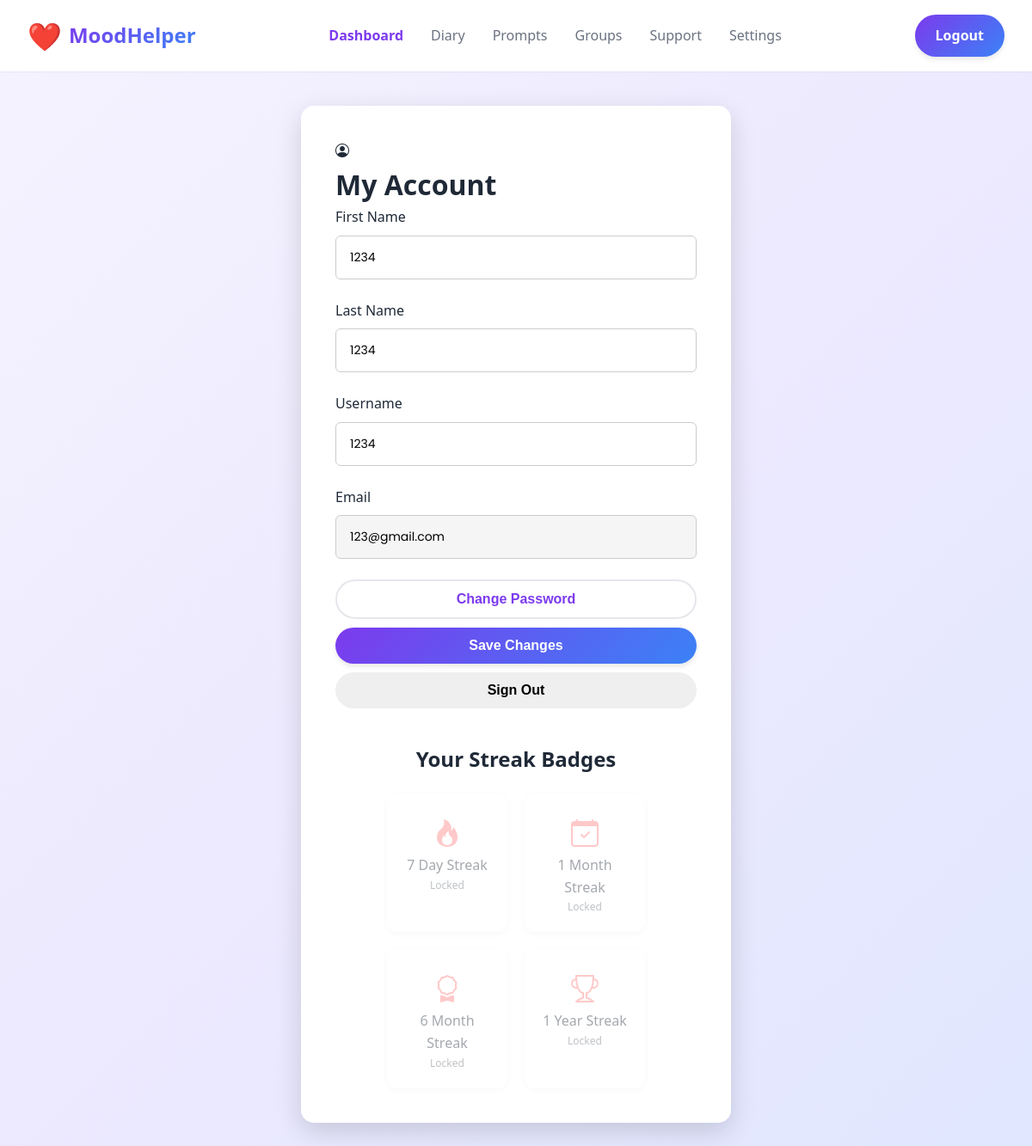
Page /account.php (signed in) on the committed database.
### tables this page shows
CREATE TABLE IF NOT EXISTS `users` (
  `user_id` bigint UNSIGNED NOT NULL AUTO_INCREMENT,
  `first_name` varchar(50) NOT NULL,
  `last_name` varchar(50) NOT NULL,
  `username` varchar(50) NOT NULL,
  `email` varchar(100) NOT NULL,
  `password_hash` varchar(255) NOT NULL,
  `created_at` timestamp NULL DEFAULT CURRENT_TIMESTAMP,
  `last_login` timestamp NULL DEFAULT NULL,
  `login_streak` int DEFAULT '0',
  PRIMARY KEY (`user_id`),
  UNIQUE KEY `user_id` (`user_id`),
  UNIQUE KEY `username` (`username`),
  UNIQUE KEY `email` (`email`)
);

### account.php (the view, shortened to what this page needs)
<?php
$host = "localhost";
$user = "root";
$pass = "";
$db = "moodhelperdb";
$conn = new mysqli($host, $user, $pass, $db);
$user_id = $_SESSION['user_id'];
$stmt = $conn->prepare("SELECT first_name, last_name, username, email FROM users WHERE user_id=?");
$stmt->bind_param("i", $user_id);
$stmt->execute();
$stmt->bind_result($fname, $lname, $username, $email);
?>
<!DOCTYPE html>
<html lang="en">
<head>
    <link rel="stylesheet" href="https://cdn.jsdelivr.net/npm/bootstrap-icons@1.11.3/font/bootstrap-icons.min.css">
    <link rel="stylesheet" href="css/styles.css">
</head>
<body>
 <nav class="navbar">
    <div class="container">
        <a href="dashboard.php" class="logo">
            <span class="logo-icon">❤️</span>
            <span class="logo-text">MoodHelper</span>
        </a>
        <ul class="nav-links">
            <li><a href="dashboard.php" class="active">Dashboard</a></li>
            <li><a href="diary.php" class="">Diary</a></li>
            <li><a href="daily-prompt.php" class="">Prompts</a></li>
            <li><a href="groups.php" class="">Groups</a></li>
            <li><a href="mood-support.php" class="">Support</a></li>
            <li><a href="settings.html" class="">Settings</a></li>
        </ul>
        <div class="nav-buttons">
            <a href="Backend/logout.php" class="btn btn-primary">Logout</a>
        </div>
    </div>
</nav>
<main class="main-content">
    <div class="profile-container">
        <i class="bi bi-person-circle profile-icon"></i>
        <h1>My Account</h1>
        <form method="POST" action="account.php" class="profile-form">
            <div class="form-group">
                <label for="Fname">First Name</label>
                <input type="text" name="Fname" id="Fname" value="<?php echo $fname; ?>" required>
            </div>
            <div class="form-group">
                <label for="Lname">Last Name</label>
                <input type="text" name="Lname" id="Lname" value="<?php echo $lname; ?>" required>
            </div>
            <div class="form-group">
                <label for="username">Username</label>
                <input type="text" name="username" id="username" value="<?php echo $username; ?>" required>
            </div>
            <div class="form-group">
                <label for="email">Email</label>
                <input type="email" name="email" id="email" value="<?php echo $email; ?>" readonly>
            </div>
            <button type="button" class="btn btn-secondary"
                onclick="location.href='ChangePass.php'">
                Change Password
            </button>
            <button type="submit" class="btn btn-primary">
                Save Changes
            </button>
            <button type="button" class="btn btn-danger" id="logoutBtn">
                Sign Out
            </button>
        </form>
        <div class="badge-section">
    <h2>Your Streak Badges</h2>
    <div class="badges-container">
        <div class="badge-card locked">
            <i class="bi bi-fire"></i>
            <p>7 Day Streak</p>
            <span>Locked</span>
        </div>
        <div class="badge-card locked">
            <i class="bi bi-calendar-check"></i>
            <p>1 Month Streak</p>
            <span>Locked</span>
        </div>
        <div class="badge-card locked">
            <i class="bi bi-award"></i>
            <p>6 Month Streak</p>
            <span>Locked</span>
        </div>
        <div class="badge-card locked">
            <i class="bi bi-trophy"></i>
            <p>1 Year Streak</p>
            <span>Locked</span>
        </div>
    </div>
</div>
    </div>
</main>
</body>
</html>

### css/styles.css (style rules this page uses)
* { margin: 0; padding: 0; box-sizing: border-box; }
:root { --primary-purple: #7c3aed; --primary-blue: #3b82f6; --secondary-purple: #a78bfa; --secondary-blue: #60a5fa; --background-light: #f8f7ff; --background-gradient: linear-gradient(135deg, #f5f3ff 0%, #ede9fe 50%, #e0e7ff 100%); --text-primary: #1f2937; --text-secondary: #6b7280; --white: #ffffff; --border-light: #e5e7eb; --shadow-sm: 0 1px 2px 0 rgba(0, 0, 0, 0.05); --shadow-md: 0 4px 6px -1px rgba(0, 0, 0, 0.1); --shadow-lg: 0 10px 15px -3px rgba(0, 0, 0, 0.1); --shadow-xl: 0 20px 25px -5px rgba(0, 0, 0, 0.1); --calm-bg: linear-gradient(135deg, #f0fdf4 0%, #dcfce7 50%, #dbeafe 100%); --calm-primary: #10b981; --calm-secondary: #6ee7b7; --calm-text: #064e3b; }
body { font-family: 'Segoe UI', Tahoma, Geneva, Verdana, sans-serif; background: var(--background-gradient); color: var(--text-primary); line-height: 1.6; min-height: 100vh; }
.navbar { background: var(--white); box-shadow: var(--shadow-sm); position: sticky; top: 0; z-index: 1000; padding: 1rem 0; }
.navbar .container { max-width: 1200px; margin: 0 auto; padding: 0 2rem; display: flex; justify-content: space-between; align-items: center; }
.logo { display: flex; align-items: center; gap: 0.5rem; text-decoration: none; }
.logo-icon { font-size: 2rem; }
.logo-text { font-size: 1.5rem; font-weight: 600; background: linear-gradient(135deg, var(--primary-purple), var(--primary-blue)); -webkit-background-clip: text; -webkit-text-fill-color: transparent; background-clip: text; }
.nav-links { display: flex; gap: 2rem; list-style: none; align-items: center; }
.nav-links a { text-decoration: none; color: var(--text-secondary); font-weight: 500; transition: color 0.3s ease; }
.nav-links a.active { color: var(--primary-purple); font-weight: 600; }
.nav-buttons { display: flex; gap: 1rem; }
.btn { padding: 0.75rem 1.5rem; border: none; border-radius: 2rem; font-weight: 600; cursor: pointer; transition: all 0.3s ease; text-decoration: none; display: inline-block; font-size: 1rem; }
.btn-primary { background: linear-gradient(135deg, var(--primary-purple), var(--primary-blue)); color: var(--white); box-shadow: var(--shadow-md); }
.btn-secondary { background: transparent; color: var(--primary-purple); border: 2px solid var(--border-light); }
.container { max-width: 1200px; margin: 0 auto; padding: 0 2rem; }
.form-group { margin-bottom: 1.5rem; }
.form-group label { display: block; margin-bottom: 0.5rem; font-weight: 500; color: var(--text-primary); }
.main-content { display: flex; justify-content: center; align-items: center; min-height: calc(100vh - 70px); padding: 40px 20px; }
.profile-container { max-width: 500px; width: 100%; padding: 40px; border-radius: 15px; background-color: white; box-shadow: 0 10px 30px rgba(0,0,0,0.15); }
.profile-form .btn { width: 100%; }
.profile-form .btn + .btn { margin-top: 10px; }
.profile-form input { width: 100%; padding: 14px 16px; border-radius: 6px; border: 1px solid #ccc; font-size: 14px; font-family: 'Poppins', sans-serif; transition: all 0.3s ease; }
.profile-form input[readonly] { background-color: #f5f5f5; cursor: not-allowed; }
.badge-section { margin-top:40px; text-align:center; }
.badge-section h2 { margin-bottom:20px; }
.badges-container { display:flex; justify-content:center; flex-wrap:wrap; gap:20px; }
.badge-card { background:white; padding:20px; border-radius:12px; width:140px; text-align:center; box-shadow:0 2px 10px rgba(0,0,0,0.08); transition:transform 0.2s; }
.badge-card i { font-size:32px; margin-bottom:10px; color:#ff7a7a; }
.badge-card span { display:block; font-size:12px; opacity:0.7; }
.badge-card.locked { opacity:0.4; }

### rows in the picture
users: Fname "1234", Lname "1234", username "1234", email "123@gmail.com"
